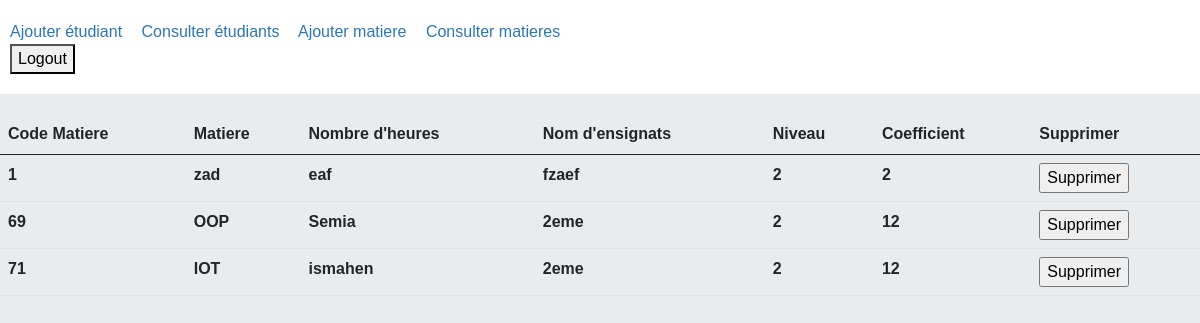
Screenshot of /ListMatiere (signed in) with the database file from the repository.
### tables this page shows
CREATE TABLE "Matiere" (
	"codeMat"	TEXT,
	"nom"	TEXT,
	"heures"	INTEGER,
	"nom_enseignant"	TEXT,
	"niveau"	TEXT,
	"coeff"	INTEGER,
	PRIMARY KEY("codeMat")
);

### app.py (the view)
@app.route("/ListMatiere", methods=["POST", "GET"])
def ListMatiere():
    if not session.get("admin"):
        return redirect("/admin")
    conn = db_connection()
    cursor = conn.cursor()
    matieres = cursor.execute("SELECT * from Matiere")
    return render_template("ListMatiere.html", matieres=matieres)

### db.py (called while the page is built)
def db_connection():
    conn = None
    try:
        conn = sqlite3.connect("gestion.sqlite3")
    except sqlite3.error as e:
        print(e)
    return conn

### templates/ListMatiere.html (shortened to what this page needs)
{% extends "layout.html" %}
{% block body %}
<table class="table">
    <thead>
        <tr>
          <th class="col">Code Matiere</th>
          <th class="col">Matiere</th>
          <th class="col">Nombre d'heures</th>
          <th class="col">Nom d'ensignats</th>
          <th class="col">Niveau</th>
          <th class="col">Coefficient</th>
          <th class="col">Supprimer</th>
        </tr>
    </thead>
    <tbody>
        {% for matiere in matieres %}
        <tr>
            {% for info in matiere %}
                <th>{{info}}</th>
            {% endfor %}
            <th>
                <form action="/delete" method="POST">
                    <input type="submit" value="Supprimer"  name="deleteMatiere">
                </form>
            </th>
        </tr>
        {% endfor %}
    </tbody>
</table>
{% endblock %}

### static/style.css (style rules this page uses)
body { background-color: #e9ecee; font-family: Arial, Helvetica, sans-serif; }

### rows the page displays
Matiere: matiere "1" "2" "2", nom "zad", heures "eaf", nom_enseignant "fzaef"
Matiere: codeMat "69", nom "OOP", heures "Semia", nom_enseignant "2eme", matiere "2" "12"
Matiere: codeMat "71", nom "IOT", heures "ismahen", nom_enseignant "2eme", matiere "2" "12"
